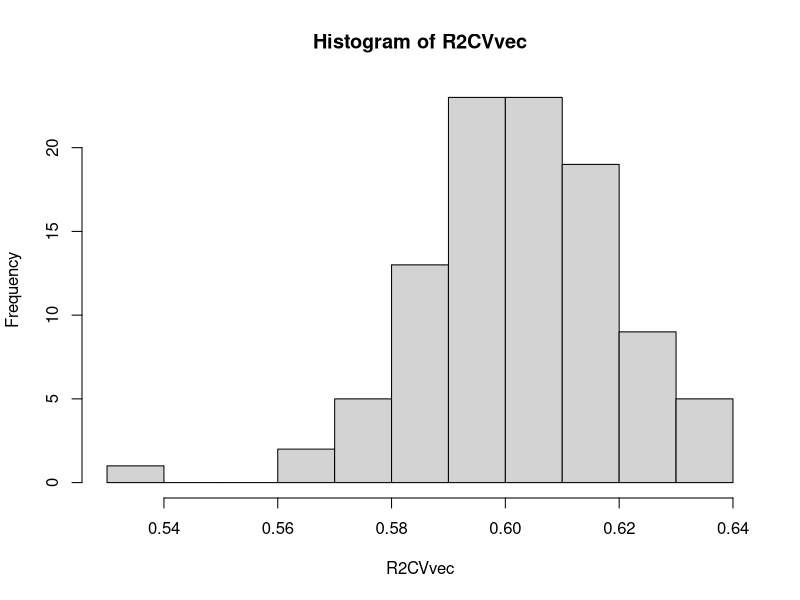

Here is the R script that generated this plot:
# Load necessary libraries
library(foreign)
library(psych)
library(car)
library(lattice)

# Load the USArrests dataset
data("USArrests")

# Look at the dataset
head(USArrests)

# We'll use this as the base dataset
us_crime_data <- USArrests

# Check the structure of the data
str(us_crime_data)

# Summary statistics for the dataset
psych::describe(us_crime_data)

# Checking the correlation between variables
cor(us_crime_data)

#3. Correlation Analysis (cor()):
#Murder and Assault: There’s a strong positive correlation (0.80), meaning as assault rates increase, murder rates tend to increase as well.
#Murder and UrbanPop: A weak correlation (0.07), suggesting urban population size has little to no relationship with murder rates.
#Murder and Rape: A moderate correlation (0.56), indicating some connection between murder and rape rates.

# Linear regression model
fit1 <- lm(Murder ~ ., data = us_crime_data)
summary(fit1)
# The model shows that 'Assault' has a significant positive relationship with 'Murder' (p-value < 0.001),
# while 'UrbanPop' has a marginally significant negative relationship (p-value = 0.0559).
# 'Rape' does not show significant impact on 'Murder' (p-value = 0.2764).
# The model explains 67.21% of the variance in 'Murder' (Multiple R-squared = 0.6721).
# The F-statistic (31.42) and its associated p-value (3.322e-11) indicate that the model is statistically significant.

fit2 <- lm(UrbanPop ~ ., data = us_crime_data)
summary(fit2)
# 'Murder' and 'Rape' both have statistically significant effects on 'UrbanPop' (p-values < 0.05),
# while 'Assault' does not show a significant effect (p-value = 0.2186).
# The model explains 23.37% of the variance in 'UrbanPop' (Multiple R-squared = 0.2337).
# The F-statistic (4.676) and its p-value (0.006208) indicate that the model is statistically significant.

# Linear regression model for predicting 'Assault' based on other variables
fit4 <- lm(Assault ~ ., data = us_crime_data)
summary(fit4)
# 'Murder' and 'Rape' are both significant predictors of 'Assault' (p-values < 0.05),
# while 'UrbanPop' does not significantly affect 'Assault' (p-value = 0.2186).
# The model explains 71.92% of the variance in 'Assault' (Multiple R-squared = 0.7192).
# The F-statistic (39.27) and its associated p-value (9.678e-13) indicate that the model is highly statistically significant.

fit3 <- lm(Rape ~ ., data = us_crime_data)
summary(fit3)
# 'Assault' and 'UrbanPop' both have significant positive relationships with 'Rape' (p-values < 0.05),
# whereas 'Murder' does not show a significant effect (p-value = 0.2764).
# The model explains 51.66% of the variance in 'Rape' (Multiple R-squared = 0.5166).
# The F-statistic (16.39) and its p-value (2.21e-07) indicate that the model is statistically significant.

fit4 <- lm(Assault ~ ., data = us_crime_data)
summary(fit4)
# 'Murder' and 'Rape' are both significant predictors of 'Assault' (p-values < 0.05),
# while 'UrbanPop' does not significantly affect 'Assault' (p-value = 0.2186).
# The model explains 71.92% of the variance in 'Assault' (Multiple R-squared = 0.7192).
# The F-statistic (39.27) and its associated p-value (9.678e-13) indicate that the model is highly statistically significant.


# Compute R^2 manually
# Predict for Murder (already done)
crime_pred_murder <- predict(fit1, newdata = us_crime_data)

# Predict for UrbanPop (using the model fit3)
crime_pred_urbanpop <- predict(fit3, newdata = us_crime_data)

# Predict for Assault (using the model fit4)
crime_pred_assault <- predict(fit4, newdata = us_crime_data)

# Predict for Rape (using the model fit2)
crime_pred_rape <- predict(fit2, newdata = us_crime_data)

# Combine all predictions into a data frame to see them together
crime_predictions <- data.frame(
  Murder_Predicted = crime_pred_murder,
  Rape_Predicted = crime_pred_rape,
  UrbanPop_Predicted = crime_pred_urbanpop,
  Assault_Predicted = crime_pred_assault)

# View the combined predictions
head(crime_predictions)

# Total sum of squares (SStotal)
crime_ss <- sum((us_crime_data$Murder - mean(us_crime_data$Murder))^2)
crime_ss 

# R2 manually from predicted and measured data
R2orig <- 1 - sum((crime_pred_murder - us_crime_data$Murder)^2) / crime_ss
R2orig
#R² = 0.672 means that about 67.2% of the variance in the Murder variable is 
#explained by the independent variables in your model (such as Assault, UrbanPop, and Rape).

###PREDICTIONS
# 10-fold cross-validation
k <- 10
n <- nrow(us_crime_data)

# Create partitions for cross-validation
set.seed(2010)
part <- rep(1:k, length.out = n)
part <- sample(part)

# Create a vector to hold predictions
crime_pred_cv <- rep(NA, n)

# Perform cross-validation
for (i in 1:k) {
  # Estimate the model on all subsamples except the selected one
  fit_cv <- lm(Murder ~ ., data = us_crime_data[part != i, ])
  
  # Generate predictions for the selected subsample
  crime_pred_cv[part == i] <- predict(fit_cv, newdata = us_crime_data[part == i, ])
}

# Compute R^2 for cross-validation
R2CV <- 1 - sum((crime_pred_cv - us_crime_data$Murder)^2) / crime_ss
R2orig
R2CV
#An lower R2 indicates that the model may not generalize perfectly, but it’s still doing a 
#reasonably good job of predicting Murder with 60.19% of the variation explained on new data. 

# Jackknife resampling (leave-one-out)
crime_pred_jack <- rep(NA, n)

for (i in 1:n) {
  # Estimate the model on all units except the selected one
  fit_jack <- lm(Murder ~ ., data = us_crime_data[-i, ])
  
  # Generate predictions for the remaining unit
  crime_pred_jack[i] <- predict(fit_jack, newdata = us_crime_data[i, ])
}

# Compute R^2 for jackknife resampling
R2jack <- 1 - sum((crime_pred_jack - us_crime_data$Murder)^2) / crime_ss
R2orig
R2jack
#A lower R2jack can indicate that the model may not generalize perfectly, but it’s still doing a 
#reasonably good job of predicting Murder with 60.19% of the variation explained on new data. 

# 100 repetitions of 10-fold cross-validation
m <- 100
R2CVvec <- rep(NA, m)

for (j in 1:m) {
  # Randomly permute the partition for cross-validation
  part <- sample(part)
  
  crime_pred_cv <- rep(NA, n)
  for (i in 1:k) {
    # Estimate the model on all subsamples except the selected one
    fit_cv <- lm(Murder ~ ., data = us_crime_data[part != i, ])
    
    # Generate predictions for the selected subsample
    crime_pred_cv[part == i] <- predict(fit_cv, newdata = us_crime_data[part == i, ])
  }
  
  # Compute R^2 for this repetition
  R2CV <- 1 - sum((crime_pred_cv - us_crime_data$Murder)^2) / crime_ss
  R2CVvec[j] <- R2CV
}

# Mean R^2 across repetitions
R2CVmean <- mean(R2CVvec)
hist(R2CVvec)
R2orig
R2CVmean
#A lower R²CV indicates that the model may not generalize perfectly, but it’s still doing a 
#reasonably good job of predicting Murder with 60.19% of the variation explained on new data. 

# Bootstrap resampling
m <- 1000
diffErrSsBoot <- numeric(m)

set.seed(2010)
for (i in 1:m) {
  boot_ids <- sample(1:n, size = n, replace = TRUE)  # Resample with replacement
  fit_boot <- lm(Murder ~ ., data = us_crime_data[boot_ids, ])  # Fit model on bootstrap sample
  errSsBoot <- sum(fit_boot$resid^2)  # Calculate sum of squared residuals for the bootstrap model
  predOrg <- predict(fit_boot, newdata = us_crime_data)  # Predict using the bootstrap model on original data
  errSsOrg <- sum((predOrg - us_crime_data$Murder)^2)  # Calculate sum of squared residuals for the original data
  diffErrSsBoot[i] <- errSsOrg - errSsBoot  # Store the difference in error sums
}

# Mean difference in error sums
mean(diffErrSsBoot)

# Calculate R^2 from bootstrap
R2boot <- 1 - (sum(fit1$resid^2) + mean(diffErrSsBoot)) / crime_ss
R2orig
R2boot
#A lower R²CV indicates that the model may not generalize perfectly, but it’s still doing a 
#reasonably good job of predicting Murder with 60.19% of the variation explained on new data. 

# Comparing R2 values
R2s <- c(R2orig = R2orig, R2CV = R2CV, R2CVmean = R2CVmean, R2jack = R2jack, R2boot = R2boot)
R2s
# Summary:
# All these R² values are fairly close to each other, indicating that the model generalizes well across different validation techniques. The slight variations suggest that the model is relatively stable and performs similarly in different testing conditions.

